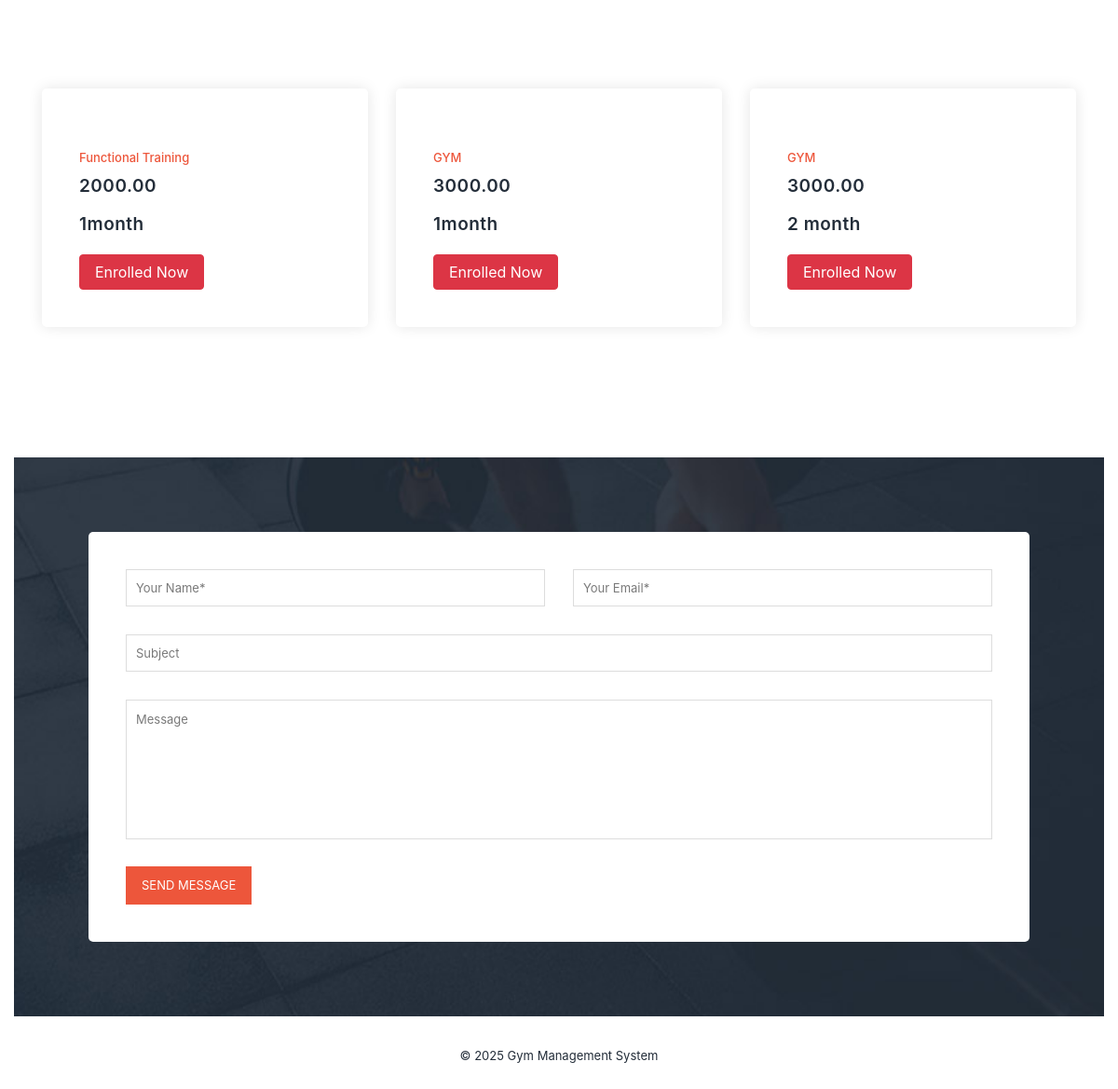
Before: / (lower part) with the older database file.
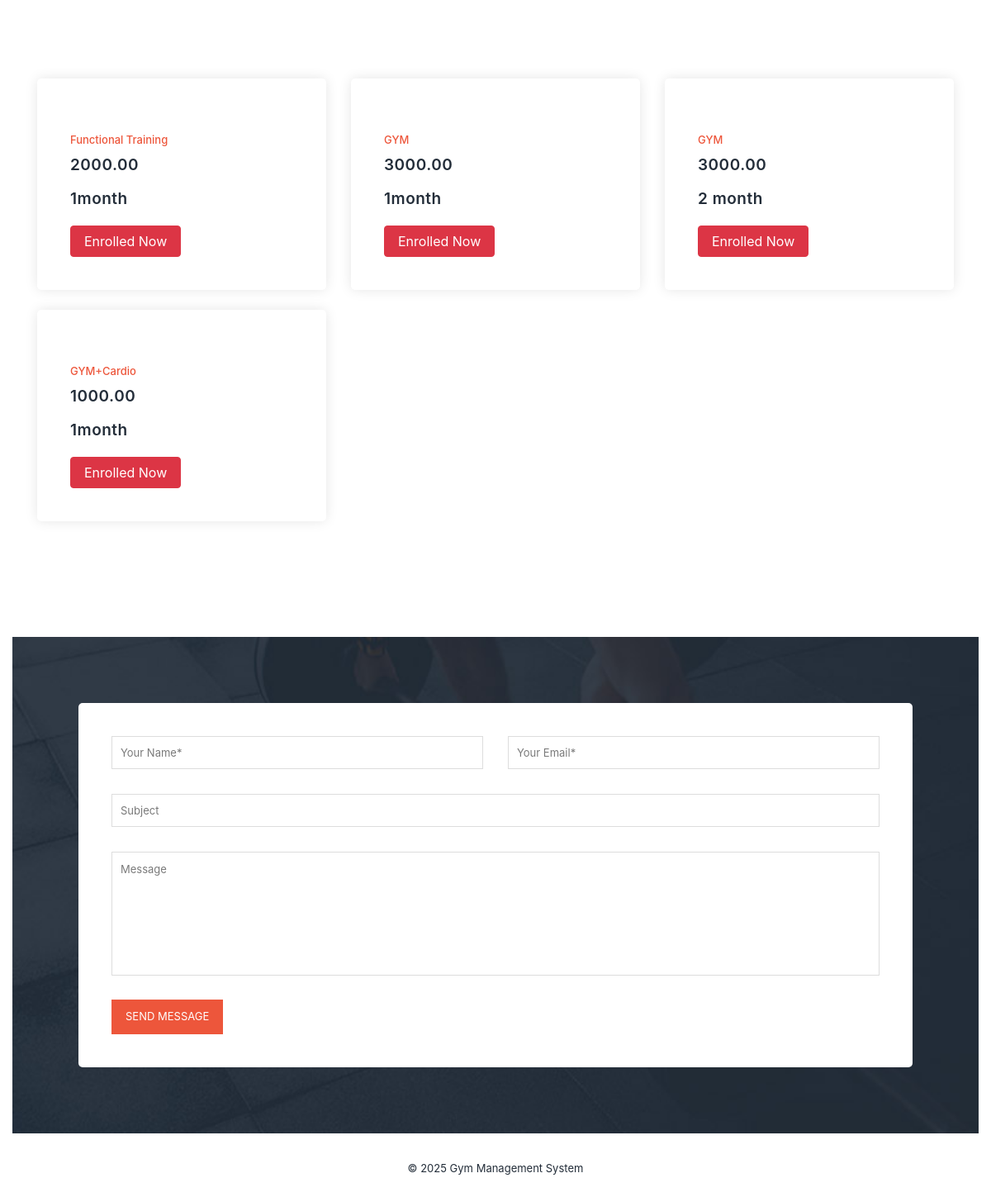
After: the same page with the newer database file.
### app/models.py (models this page shows, shortened)
class Package(models.Model):
    category = models.ForeignKey(Category, on_delete=models.CASCADE, null=True)
    packagename = models.ForeignKey(Packagetype, on_delete=models.CASCADE, null=True)
    titlename = models.CharField(max_length=200, null=True)
    packageduration = models.CharField(max_length=50, null=True)
    price = models.DecimalField(max_digits=10, decimal_places=2, null=True)
    description = models.TextField(null=True)
    creationdate = models.DateTimeField(auto_now_add=True)

### app/views.py (the view, shortened to what this page needs)
# urls.py: path('', index, name='index'),
def index(request):
    package = Package.objects.filter().order_by('id')[:5]
    return render(request, 'index.html', locals())

### templates/index.html (shortened to what this page needs)
{% extends 'header.html' %}
{% load static %}
{% block main_content %}
<section class="section" id="trainers">
    <div class="container">
        <div class="row">
            <div class="col-lg-6 offset-lg-3">
            </div>
        </div>
        <div class="row" >
            {% for i in package %}
    <div class="col-lg-4"><br>
        <div class="trainer-item">
            <div class="down-content">
                <span>{{i.titlename}}</span>
                <h4>{{i.price}}</h4>
                <h4>{{i.packageduration}}</h4>
                <form method="post" action="/apply-enrolled/{{i.id}}/">
                    <button type="submit" class="btn btn-danger px-3">Enrolled Now</button>
                </form>
            </div>
        </div>
    </div>
{% endfor %}
        </div>
    </div>
</section>
<link rel="stylesheet" href="{% static 'assets/css/bootstrap.min.css' %}">
{% endblock %}

Changed rows visible on the page:
added Package: titlename "GYM+Cardio", price "1000.00", packageduration "1month"
